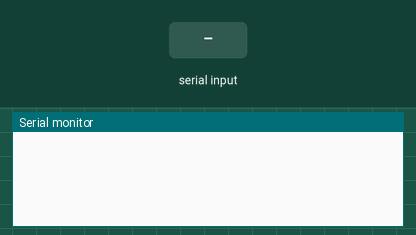
A sketch run on a simulated Arduino Uno, built with avr-gcc and run on an emulated ATmega328P. Shown: the last lines printed to the serial monitor. The inputs (shaded band) are chosen by the test bench.

Above: at 1.2 s.
1.3 s: "90,45\n" received over Serial
At 1.9 s:
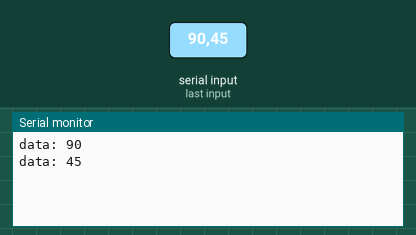
2.8 s: "30,150\n" received over Serial
At 4.8 s:
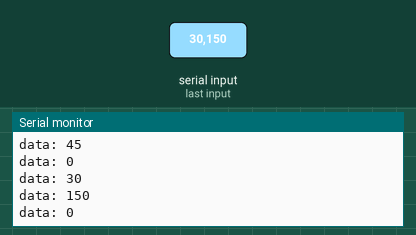
Timing chart, 0 to 6.3 s (numbered marks = the images above; inputs shaded):
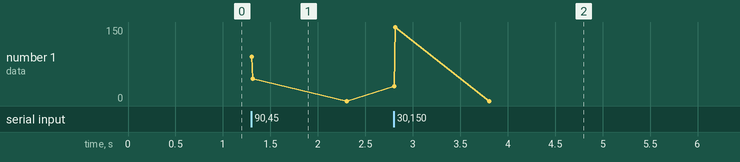

The sketch:

ex12_04.ino
```cpp
// 수신된 데이터 중 정수 1개 추출

void setup() {
  Serial.begin(9600);
}

void loop() {
  if (Serial.available()) {			// 수신 데이터가 있을 때
    int c = Serial.parseInt();		// 수신된 정수 데이터
    Serial.print("data: ");
    Serial.println(c);
  }
}
```

Measured:
- after the input at 1.3 s, the serial monitor: prints a new line at once (image 1)
- after the input at 2.8 s, the serial monitor: prints a new line at once (image 2)
